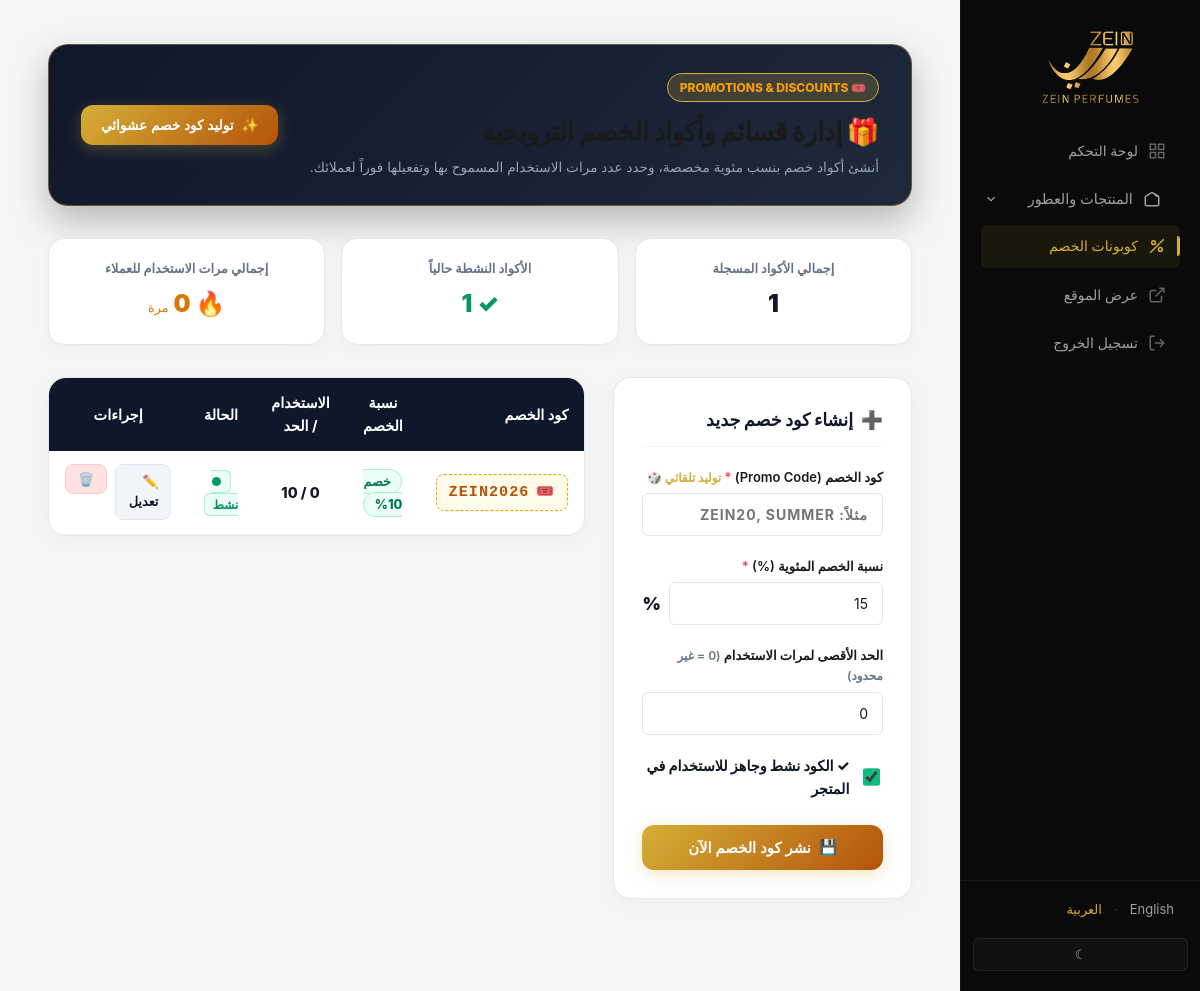
Page /admin/promo_codes.php (signed in) on the committed database.
### tables this page shows
CREATE TABLE `promo_codes` (
  `id` int(10) UNSIGNED NOT NULL,
  `code` varchar(64) NOT NULL,
  `discount_percentage` int(11) NOT NULL DEFAULT 0,
  `usage_limit` int(11) NOT NULL DEFAULT 0,
  `used_count` int(11) NOT NULL DEFAULT 0,
  `active` tinyint(1) NOT NULL DEFAULT 1,
  `created_at` datetime NOT NULL DEFAULT current_timestamp()
);

### includes/admin_bootstrap.php (called while the page is built, shortened)
<?php
require_once __DIR__ . '/config.php';
function admin_base_path(): string
{
    $script = $_SERVER['SCRIPT_NAME'] ?? '';
    $dir = str_replace('\\', '/', dirname($script));
    if (substr($dir, -6) === '/admin') {
        $base = dirname($dir);
    } else {
        $base = $dir;
    }
    return $base === '/' || $base === '\\' ? '' : rtrim($base, '/');
}
function admin_url(string $path = ''): string
{
    $path = ltrim($path, '/');
    $prefix = admin_base_path() !== '' ? admin_base_path() . '/admin/' : '/admin/';
    return $prefix . $path;
}

### includes/config.php (called while the page is built, shortened)
<?php
function esc(string $s): string
{
    return htmlspecialchars($s, ENT_QUOTES, 'UTF-8');
}

### admin/promo_codes.php (the view, shortened to what this page needs)
<?php
$pdo = medal_pdo();
$rows = [];
$edit = null;
if ($pdo !== null) {
    try {
        $rows = $pdo->query('SELECT * FROM promo_codes ORDER BY id DESC')->fetchAll();
    } catch (\Exception $e) {
        $rows = [];
    }
}
$totalCodes = count($rows);
$activeCodesCount = count(array_filter($rows, fn($r) => !empty($r['active'])));
$totalUsages = array_sum(array_map(fn($r) => (int)$r['used_count'], $rows));
require __DIR__ . '/_layout_start.php';
?>
<div class="promo-wrap">
    <div class="pc-hero">
        <div>
            <div style="display:flex; align-items:center; gap:0.6rem; margin-bottom:0.5rem;">
                <span style="background:rgba(212,175,55,0.2); border:1px solid #d4af37; color:#f59e0b; padding:0.25rem 0.75rem; border-radius:50px; font-size:0.75rem; font-weight:800;">
                    🎟️ PROMOTIONS & DISCOUNTS
                </span>
            </div>
            <h1 style="font-size:1.65rem; font-weight:900; margin:0 0 0.35rem 0;">
                🎁 إدارة قسائم وأكواد الخصم الترويجية
            </h1>
            <p style="color:#94a3b8; font-size:0.85rem; margin:0; line-height:1.4;">
                أنشئ أكواد خصم بنسب مئوية مخصصة، وحدد عدد مرات الاستخدام المسموح بها وتفعيلها فوراً لعملائك.
            </p>
        </div>
        <div>
            <button type="button" onclick="generateRandomPromo()" class="btn-gold" style="padding:0.75rem 1.25rem; font-size:0.85rem; width:auto;">
                <span>✨</span> توليد كود خصم عشوائي
            </button>
        </div>
    </div>
    <div class="pc-stats-grid">
        <div class="pc-stat-card">
            <div class="pc-stat-title">إجمالي الأكواد المسجلة</div>
            <div class="pc-stat-val" style="color:#0f172a;"><?= number_format($totalCodes) ?></div>
        </div>
        <div class="pc-stat-card">
            <div class="pc-stat-title">الأكواد النشطة حالياً</div>
            <div class="pc-stat-val" style="color:#059669;">✓ <?= number_format($activeCodesCount) ?></div>
        </div>
        <div class="pc-stat-card">
            <div class="pc-stat-title">إجمالي مرات الاستخدام للعملاء</div>
            <div class="pc-stat-val" style="color:#d97706;">🔥 <?= number_format($totalUsages) ?> <span style="font-size:0.8rem; font-weight:normal;">مرة</span></div>
        </div>
    </div>
    <div class="pc-layout-grid">
        <div class="pc-card">
            <h2 class="pc-card-title">
                <span><?= $edit ? '✏️' : '➕' ?></span>
                <?= $edit ? 'تعديل كود الخصم' : 'إنشاء كود خصم جديد' ?>
            </h2>
            <form class="admin-form" method="post" action="<?= esc(admin_url('promo_code_save.php')) ?>">
                <div class="pc-field">
                    <label class="pc-label" for="code">
                        <span>كود الخصم (Promo Code) <span style="color:#ef4444;">*</span></span>
                        <a href="javascript:void(0)" onclick="generateRandomPromo()" style="color:#d4af37; font-size:0.75rem; text-decoration:none; font-weight:bold;">توليد تلقائي 🎲</a>
                    </label>
                    <input type="text" id="code" name="code" class="pc-input" required value="<?= esc($edit ? (string) $edit['code'] : '') ?>" style="text-transform: uppercase; font-weight:bold; letter-spacing:1px;" placeholder="مثلاً: ZEIN20, SUMMER">
                </div>
                <div class="pc-field">
                    <label class="pc-label" for="discount_percentage">نسبة الخصم المئوية (%) <span style="color:#ef4444;">*</span></label>
                    <div style="display:flex; align-items:center; gap:0.5rem;">
                        <input type="number" id="discount_percentage" name="discount_percentage" class="pc-input" required value="<?= $edit ? (int) $edit['discount_percentage'] : 15 ?>" min="1" max="100">
                        <span style="font-weight:900; color:#0f172a; font-size:1.1rem;">%</span>
                    </div>
                </div>
                <div class="pc-field">
                    <label class="pc-label" for="usage_limit">
                        <span>الحد الأقصى لمرات الاستخدام</span>
                        <span style="font-size:0.75rem; color:#64748b;">(0 = غير محدود)</span>
                    </label>
                    <input type="number" id="usage_limit" name="usage_limit" class="pc-input" required value="<?= $edit ? (int) $edit['usage_limit'] : 0 ?>" min="0" placeholder="0 لجعله غير محدود">
                </div>
                <div class="pc-field">
                    <label style="display:flex; align-items:center; gap:0.6rem; cursor:pointer; font-weight:800; font-size:0.9rem; color:#0f172a;">
                        <input type="checkbox" name="active" value="1" <?= (!$edit || !empty($edit['active'])) ? 'checked' : '' ?> style="accent-color:#10b981; width:20px; height:20px;">
                        <span>✓ الكود نشط وجاهز للاستخدام في المتجر</span>
                    </label>
                </div>
                <div style="display:flex; gap:0.75rem; margin-top:1.5rem;">
                    <button type="submit" class="btn-gold">
                        <span>💾</span> <?= $edit ? 'حفظ التعديلات' : 'نشر كود الخصم الآن' ?>
                    </button>
                </div>
            </form>
        </div>
        <div class="pc-table-wrap">
            <table class="pc-table">
                <thead>
                    <tr>
                        <th>كود الخصم</th>
                        <th style="text-align:center;">نسبة الخصم</th>
                        <th style="text-align:center;">الاستخدام / الحد</th>
                        <th style="text-align:center;">الحالة</th>
                        <th style="text-align:center;">إجراءات</th>
                    </tr>
                </thead>
                <tbody>
                    <?php if (empty($rows)): ?>
                        <tr>
                            <td colspan="5" style="text-align:center; padding:2.5rem; color:#64748b;">لا توجد أكواد خصم مسجلة حالياً.</td>
                        </tr>
                    <?php else: ?>
                        <?php foreach ($rows as $r): ?>
                            <tr>
                                <td>
                                    <span class="coupon-tag">
                                        <span>🎟️</span> <?= esc((string) $r['code']) ?>
                                    </span>
                                </td>
                                <td style="text-align:center;">
                                    <span class="discount-pill">
                                        خصم <?= (int) $r['discount_percentage'] ?>%
                                    </span>
                                </td>
                                <td style="text-align:center; font-weight:800; color:#0f172a;">
                                    <?= (int) $r['used_count'] ?> / <?= (int)$r['usage_limit'] === 0 ? '<span style="color:#059669; font-size:1.1rem;">∞</span>' : (int)$r['usage_limit'] ?>
                                </td>
                                <td style="text-align:center;">
                                    <?php if (!empty($r['active'])): ?>
                                        <span style="background:#ecfdf5; color:#059669; border:1px solid #a7f3d0; padding:0.2rem 0.5rem; border-radius:6px; font-size:0.75rem; font-weight:800;">
                                            ● نشط
                                        </span>
                                    <?php else: ?>
                                        <span style="background:#fef2f2; color:#dc2626; border:1px solid #fecaca; padding:0.2rem 0.5rem; border-radius:6px; font-size:0.75rem; font-weight:800;">
                                            متوقف
                                        </span>
                                    <?php endif; ?>
                                </td>
                                <td>
                                    <div style="display:flex; gap:0.5rem; justify-content:center;">
                                        <a href="<?= esc(admin_url('promo_codes.php?edit=' . (int) $r['id'])) ?>" style="background:#f1f5f9; color:#0f172a; border:1px solid #e2e8f0; padding:0.4rem 0.75rem; border-radius:8px; font-weight:700; font-size:0.8rem; text-decoration:none;" title="تعديل">
                                            ✏️ تعديل
                                        </a>
                                        <form method="post" action="<?= esc(admin_url('promo_code_delete.php')) ?>" style="display:inline;" onsubmit="return confirm('حذف كود الخصم <?= esc(addslashes((string)$r['code'])) ?>؟');">
                                            <button type="submit" style="background:#fee2e2; border:1px solid #fecaca; color:#dc2626; padding:0.4rem 0.75rem; border-radius:8px; font-weight:700; font-size:0.8rem; cursor:pointer;" title="حذف">
                                                🗑️
                                            </button>
                                        </form>
                                    </div>
                                </td>
                            </tr>
                        <?php endforeach; ?>
                    <?php endif; ?>
                </tbody>
            </table>
        </div>
    </div>
</div>
<?php require __DIR__ . '/_layout_end.php'; ?>

### assets/css/admin.css (style rules this page uses)
:root { --admin-bg: #f5f5f5; --admin-surface: #ffffff; --admin-sidebar-bg: #0a0a0a; --admin-sidebar-text: #a0a0a0; --admin-sidebar-active: #d4af37; --admin-sidebar-hover: #1a1a1a; --admin-primary: #d4af37; --admin-primary-hover: #c5a059; --admin-text: #1a1a1a; --admin-text-muted: #777; --admin-border: #e5e5e5; --admin-success: #10b981; --admin-warning: #f59e0b; --admin-danger: #ef4444; --admin-info: #3b82f6; --admin-radius: 10px; --admin-radius-sm: 6px; --admin-shadow: 0 1px 3px rgba(0,0,0,0.08); --admin-shadow-lg: 0 4px 20px rgba(0,0,0,0.1); --admin-transition: 0.2s ease; --admin-gold: #d4af37; --admin-gold-light: #f0dc82; --admin-badge-pending-bg: #fef9c3; --admin-badge-pending-text: #854d0e; --admin-badge-processing-bg: #dbeafe; --admin-badge-processing-text: #1e40af; --admin-badge-shipped-bg: #f3e8ff; --admin-badge-shipped-text: #6b21a8; --admin-badge-delivered-bg: #dcfce7; --admin-badge-delivered-text: #166534; --admin-badge-cancelled-bg: #fee2e2; --admin-badge-cancelled-text: #991b1b; }
*, *::before, *::after { box-sizing: border-box; }
.admin-body { margin: 0; min-height: 100vh; font-family: -apple-system, BlinkMacSystemFont, 'Segoe UI', Roboto, 'Helvetica Neue', Arial, sans-serif; font-size: 14px; line-height: 1.6; color: var(--admin-text); background: var(--admin-bg); -webkit-font-smoothing: antialiased; -moz-osx-font-smoothing: grayscale; }
.admin-main h1 { margin: 0 0 6px; font-size: 1.625rem; font-weight: 700; color: var(--admin-text); letter-spacing: -0.02em; }
.admin-form label { display: block; margin-bottom: 6px; font-size: 0.8125rem; font-weight: 600; color: var(--admin-text); }
.admin-input, .admin-form input[type="text"], .admin-form input[type="email"], .admin-form input[type="number"], .admin-form input[type="password"], .admin-form input[type="tel"], .admin-form input[type="date"], .admin-form input[type="search"], .admin-form select, .admin-form textarea { width: 100%; padding: 10px 14px; border-radius: var(--admin-radius-sm); border: 1px solid var(--admin-border); background: var(--admin-surface); color: var(--admin-text); font-family: inherit; font-size: 0.875rem; line-height: 1.5; transition: border-color var(--admin-transition), box-shadow var(--admin-transition); appearance: none; -webkit-appearance: none; }

### rows in the picture
promo_codes: active "1", code "ZEIN2026", discount_percentage "10", used_count "0", usage_limit "10", shows "● نشط"

### other values in the picture
t('admin_nav_dashboard') "لوحة التحكم"
t('admin_nav_promo_codes') "كوبونات الخصم"
t('admin_nav_view_site') "عرض الموقع"
t('admin_nav_logout') "تسجيل الخروج"
t('lang_en') "English"
t('lang_ar') "العربية"
$totalCodes "1"
